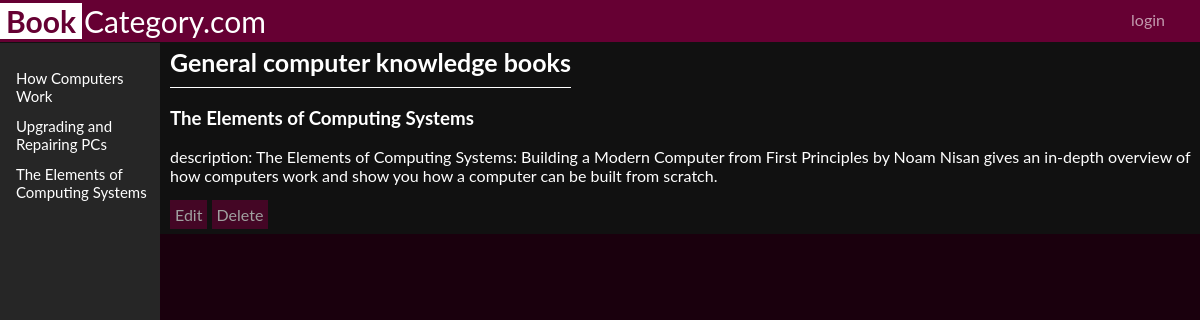
The app's page /catalog/1/books/3 with its own data.
### database_setup.py (models this page shows, shortened)
class Book(Base):
    __tablename__ = 'book'
    name = Column(String(80), nullable=False)
    description = Column(String(250))
    id = Column(Integer, primary_key=True)
    category_id = Column(Integer, ForeignKey('category.id'))
    category = relationship(Category)
    user_id = Column(Integer, ForeignKey('user.id'))
    user = relationship(User)

class Category(Base):
    __tablename__ = 'category'
    id = Column(Integer, primary_key=True)
    name = Column(String(80), nullable=False)
    user_id = Column(Integer, ForeignKey('user.id'))
    user = relationship(User)

### item_catalog.py (the view)
@app.route('/catalog/<int:category_id>/books/<int:item_id>')
def showBookInfo(category_id, item_id):
    items = session.query(Book).filter_by(category_id=category_id).all()
    category = session.query(Category).filter_by(id=category_id).one()
    item = session.query(Book).filter_by(id=item_id).one()
    return render_template('iteminfo.html', item=item,
                           items=items, category=category)

### templates/iteminfo.html (shortened to what this page needs)
<!DOCTYPE html>
<html lang="en">
  <head>
    <link href="{{ url_for('static', filename='styles.css') }}" rel="stylesheet"/>
  </head>
  <body>
    <div class="header">
      <a href="/" style="text-decoration:none;color:white;"><span class="header-content"><strong>Book</strong>Category.com</span></a>
      {%if 'username' not in session%}
        <a href="/login"class="button" id="login-button">login</a>
        {%else%}
          <a href="/logout"class="button" id="login-button">logout</a>
        {%endif%}
    </div>
      <div class="sidenav">
        {% for item in items %}
        <a href="{{url_for('showBookInfo', category_id = category.id,item_id=item.id)}}">{{item.name}}</a>
        {% endfor %}
      </div>
      <div class="main">
        <a href="{{url_for('showBooks', category_id = category.id)}}" class="title">{{category.name}} books</a>
        <div class="item-content">
          <h3>{{item.name}}</h3>
          <div class="description">
            {%if not item.description%}
            There is no description available. Click edit to add one.
            {%else%}
            description: {{item.description}}
            {%endif%}
          </div>
        </div>
        <div class='buttons'>
          <a class="button" href="{{url_for('editBook', category_id=category.id, item_id=item.id)}}">Edit</a>
          <a class="button" href="{{url_for('deleteBook', category_id=category.id, item_id=item.id)}}">Delete</a>
        </div>
     </div>
  </body>
</html>

### static/styles.css (style rules this page uses)
body { font-family: "Lato", sans-serif; margin-top: 0px; max-resolution: 0px; background-color: #1a000d; margin-right: 0px; margin-left: 0px; }
.header { position: fixed; top: 0; left: 0; width: 100%; margin-top: 0px; padding: 3px; padding-left: 0px; text-align: left; align-content: center; background: #660033; color: white; font-size: 30px; }
.header a { text-decoration:none; color:white }
.main { margin-top: 10px; padding-top: 37px; background-color: #111; padding-left: 170px; padding-bottom: 10px; color: white; }
.header-content strong { background-color: white; color: #660033; padding: 0px 6px; margin-right: 2px; }
.title { display: inline-block; color: white; font-size: 25px; margin-top: 0px; border-bottom: 1px solid white; padding-bottom:10px; text-decoration: none; font-weight: bold; }
.sidenav { height: 100%; width: 160px; position: fixed; z-index: 1; top: 1; left: 0; background-color: #262626; padding-top: 20px; margin: 33px 0px; }
.sidenav a { padding: 6px 8px 6px 16px; text-decoration: none; font-size: 15px; color: white; display: block; transition: 0.3s; }
.description { color: white; }
.buttons { margin-top: 20px; }
#login-button { float: right; margin-right: 30px; margin-top: 1.6px; }
.button { background-color: #660033; border: none; margin-top: 10px; font-size: 16px; color: white; padding: 5px 5px; text-align: center; text-decoration: none; opacity: 0.6; transition: 0.3s; cursor: pointer }

### records on screen
Book: name "How Computers Work"
Book: name "Upgrading and Repairing PCs"
Book: name "The Elements of Computing Systems", description "The Elements of Computing Systems: Building a Modern Computer from First Principles by Noam Nisan gives an in-depth overview of how computers work and show you how a computer can be built from scratch."
Category: name "General computer knowledge"
